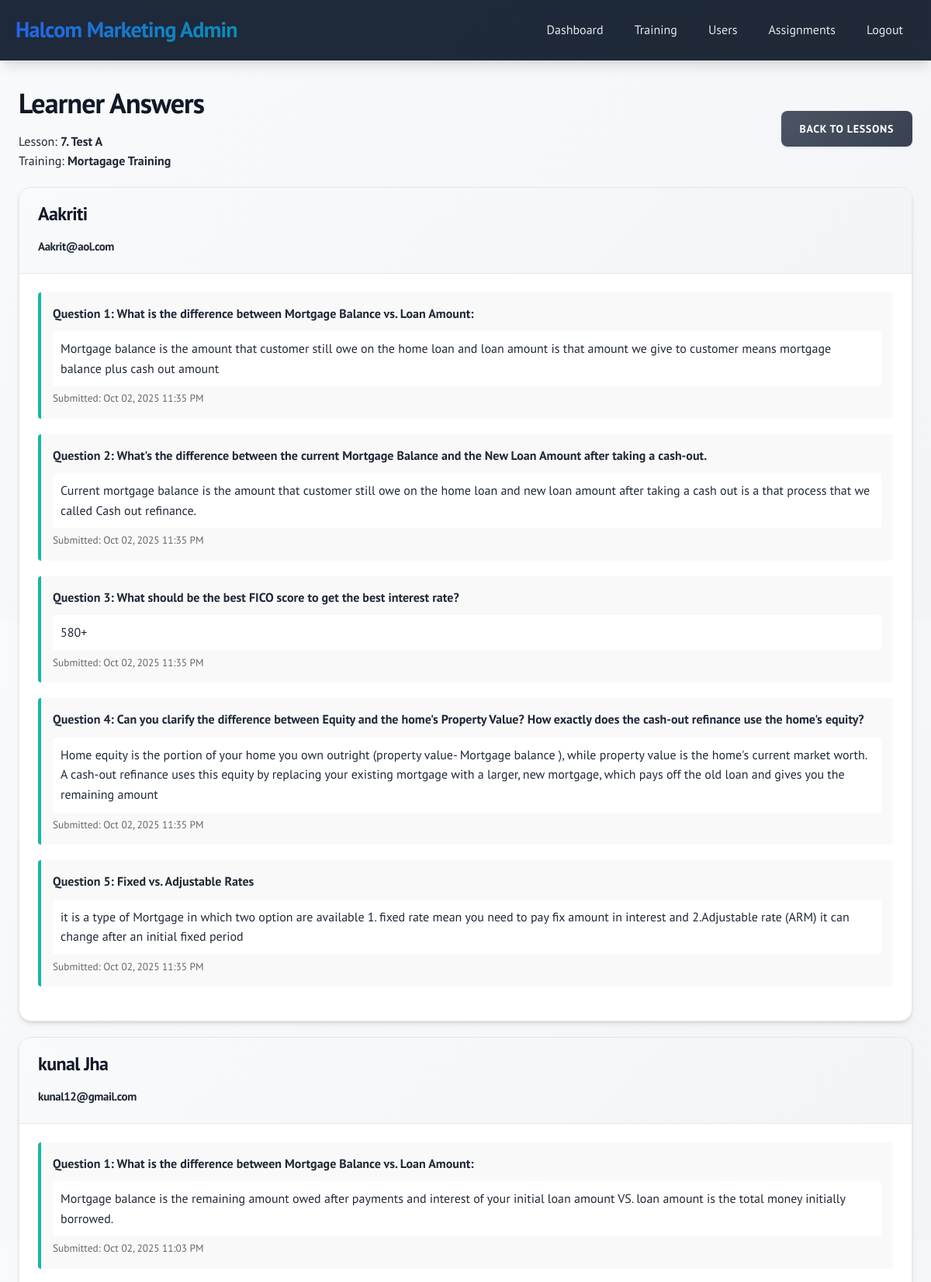
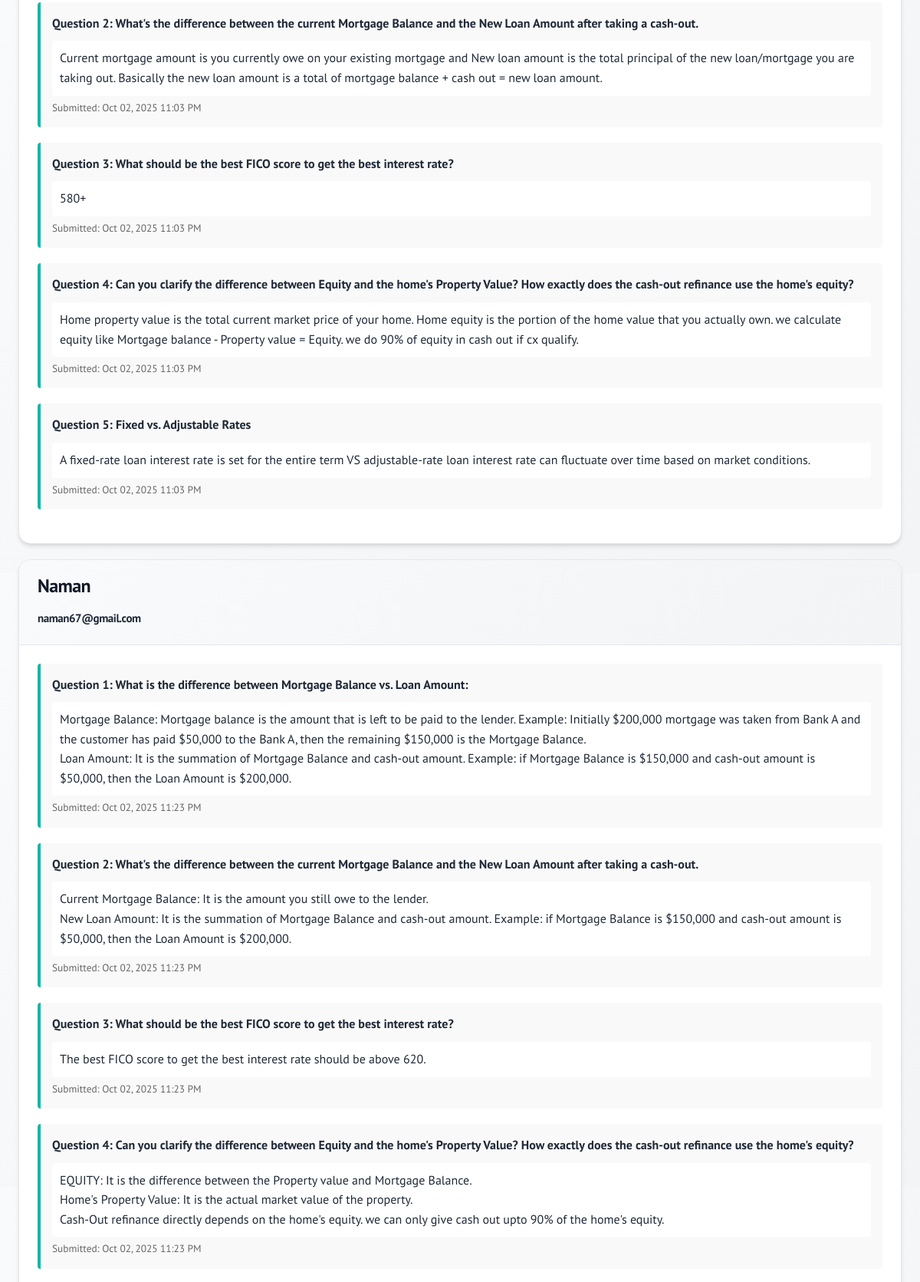
The app's page /admin/lesson_answers.php?lesson_id=14 (signed in, upper part) with its own data (2 pictures, top to bottom).
### tables this page shows
CREATE TABLE `lessons` (
  `id` int(11) NOT NULL AUTO_INCREMENT,
  `course_id` int(11) NOT NULL,
  `title` varchar(200) NOT NULL,
  `content` text DEFAULT NULL,
  `video_url` varchar(500) DEFAULT NULL,
  `embed_code` text DEFAULT NULL,
  `audio_url` varchar(500) DEFAULT NULL,
  `reference_files` text DEFAULT NULL,
  `position` int(11) NOT NULL DEFAULT 1,
  `created_at` timestamp NOT NULL DEFAULT current_timestamp(),
  PRIMARY KEY (`id`),
  KEY `course_id` (`course_id`),
  CONSTRAINT `lessons_ibfk_1` FOREIGN KEY (`course_id`) REFERENCES `courses` (`id`) ON DELETE CASCADE
);

CREATE TABLE `courses` (
  `id` int(11) NOT NULL AUTO_INCREMENT,
  `title` varchar(200) NOT NULL,
  `description` text DEFAULT NULL,
  `created_by` int(11) NOT NULL,
  `created_at` timestamp NOT NULL DEFAULT current_timestamp(),
  PRIMARY KEY (`id`),
  KEY `created_by` (`created_by`),
  CONSTRAINT `courses_ibfk_1` FOREIGN KEY (`created_by`) REFERENCES `users` (`id`) ON DELETE CASCADE
);

CREATE TABLE `lesson_answers` (
  `id` int(11) NOT NULL AUTO_INCREMENT,
  `user_id` int(11) NOT NULL,
  `lesson_question_id` int(11) NOT NULL,
  `answer_text` text DEFAULT NULL,
  `submitted_at` timestamp NOT NULL DEFAULT current_timestamp(),
  PRIMARY KEY (`id`),
  UNIQUE KEY `unique_user_question` (`user_id`,`lesson_question_id`),
  KEY `lesson_question_id` (`lesson_question_id`),
  CONSTRAINT `lesson_answers_ibfk_1` FOREIGN KEY (`user_id`) REFERENCES `users` (`id`) ON DELETE CASCADE,
  CONSTRAINT `lesson_answers_ibfk_2` FOREIGN KEY (`lesson_question_id`) REFERENCES `lesson_questions` (`id`) ON DELETE CASCADE
);

CREATE TABLE `lesson_questions` (
  `id` int(11) NOT NULL AUTO_INCREMENT,
  `lesson_id` int(11) NOT NULL,
  `question_text` text NOT NULL,
  `position` int(11) NOT NULL DEFAULT 1,
  `created_at` timestamp NOT NULL DEFAULT current_timestamp(),
  PRIMARY KEY (`id`),
  KEY `lesson_id` (`lesson_id`),
  CONSTRAINT `lesson_questions_ibfk_1` FOREIGN KEY (`lesson_id`) REFERENCES `lessons` (`id`) ON DELETE CASCADE
);

### admin/lesson_answers.php (the view, shortened to what this page needs)
<?php
$pdo = getDBConnection();
$lesson_id = $_GET['lesson_id'] ?? null;
$stmt = $pdo->prepare("
    SELECT l.*, c.title as course_title, c.id as course_id
    FROM lessons l
    JOIN courses c ON l.course_id = c.id
    WHERE l.id = ?
");
$stmt->execute([$lesson_id]);
$lesson = $stmt->fetch();
$stmt = $pdo->prepare("SELECT * FROM lesson_questions WHERE lesson_id = ? ORDER BY position ASC");
$stmt->execute([$lesson_id]);
$questions = $stmt->fetchAll();
$stmt = $pdo->prepare("
    SELECT la.*, u.name as user_name, u.email, lq.question_text, lq.position
    FROM lesson_answers la
    JOIN users u ON la.user_id = u.id
    JOIN lesson_questions lq ON la.lesson_question_id = lq.id
    WHERE lq.lesson_id = ?
    ORDER BY u.name, lq.position
");
$stmt->execute([$lesson_id]);
$all_answers = $stmt->fetchAll();
$answers_by_user = [];
foreach ($all_answers as $answer) {
    if (!isset($answers_by_user[$answer['user_name']])) {
        $answers_by_user[$answer['user_name']] = [
            'email' => $answer['email'],
            'answers' => []
        ];
    }
    $answers_by_user[$answer['user_name']]['answers'][] = $answer;
}
?>
<!DOCTYPE html>
<html lang="en">
<head>
    <link rel="stylesheet" href="../assets/css/style.css">
</head>
<body>
    <div class="header">
        <div class="header-content">
            <div class="logo">Halcom Marketing Admin</div>
            <div class="nav">
                <a href="dashboard.php">Dashboard</a>
                <a href="trainings.php">Training</a>
                <a href="users.php">Users</a>
                <a href="training_assignments.php">Assignments</a>
                <a href="../auth/logout.php">Logout</a>
            </div>
        </div>
    </div>
    <div class="container">
        <div class="d-flex justify-between align-center mb-20">
            <div>
                <h1>Learner Answers</h1>
                <p>Lesson: <strong><?php echo htmlspecialchars($lesson['title']); ?></strong></p>
                <p>Training: <strong><?php echo htmlspecialchars($lesson['course_title']); ?></strong></p>
            </div>
            <a href="lessons.php?course_id=<?php echo $lesson['course_id']; ?>" class="btn btn-secondary">Back to Lessons</a>
        </div>
        <?php if (empty($questions)): ?>
            <div class="alert alert-info">
                No questions have been added to this lesson yet.
            </div>
        <?php elseif (empty($answers_by_user)): ?>
            <div class="alert alert-info">
                No learners have submitted answers yet.
            </div>
        <?php else: ?>
            <?php foreach ($answers_by_user as $user_name => $user_data): ?>
                <div class="card mb-20">
                    <div class="card-header">
                        <h3><?php echo htmlspecialchars($user_name); ?></h3>
                        <small><?php echo htmlspecialchars($user_data['email']); ?></small>
                    </div>
                    <div class="card-body">
                        <?php foreach ($user_data['answers'] as $answer): ?>
                            <div class="mb-20" style="padding: 15px; background: #f9f9f9; border-left: 4px solid #14B8A6; border-radius: 4px;">
                                <p style="margin: 0 0 10px 0; font-weight: 600;">
                                    Question <?php echo $answer['position']; ?>:
                                    <?php echo nl2br(htmlspecialchars($answer['question_text'])); ?>
                                </p>
                                <p style="margin: 0; padding: 10px; background: white; border-radius: 4px;">
                                    <?php echo nl2br(htmlspecialchars($answer['answer_text'])); ?>
                                </p>
                                <small style="color: #666; margin-top: 5px; display: block;">
                                    Submitted: <?php echo date('M d, Y g:i A', strtotime($answer['submitted_at'])); ?>
                                </small>
                            </div>
                        <?php endforeach; ?>
                    </div>
                </div>
            <?php endforeach; ?>
        <?php endif; ?>
    </div>
</body>
</html>

### assets/css/style.css (style rules this page uses)
* { margin: 0; padding: 0; box-sizing: border-box; }
:root { --primary-color: #2563eb; --primary-hover: #1d4ed8; --secondary-color: #64748b; --success-color: #059669; --danger-color: #dc2626; --warning-color: #d97706; --info-color: #0891b2; --dark-color: #1e293b; --light-color: #f8fafc; --white: #ffffff; --gray-50: #f9fafb; --gray-100: #f3f4f6; --gray-200: #e5e7eb; --gray-300: #d1d5db; --gray-400: #9ca3af; --gray-500: #6b7280; --gray-600: #4b5563; --gray-700: #374151; --gray-800: #1f2937; --gray-900: #111827; --shadow-sm: 0 1px 2px 0 rgb(0 0 0 / 0.05); --shadow: 0 1px 3px 0 rgb(0 0 0 / 0.1), 0 1px 2px -1px rgb(0 0 0 / 0.1); --shadow-md: 0 4px 6px -1px rgb(0 0 0 / 0.1), 0 2px 4px -2px rgb(0 0 0 / 0.1); --shadow-lg: 0 10px 15px -3px rgb(0 0 0 / 0.1), 0 4px 6px -4px rgb(0 0 0 / 0.1); --shadow-xl: 0 20px 25px -5px rgb(0 0 0 / 0.1), 0 8px 10px -6px rgb(0 0 0 / 0.1); --border-radius: 0.5rem; --border-radius-lg: 0.75rem; --border-radius-xl: 1rem; --transition: all 0.2s cubic-bezier(0.4, 0, 0.2, 1); }
body { font-family: "PT Sans", sans-serif; line-height: 1.6; color: var(--gray-800); background: linear-gradient(135deg, var(--gray-50) 0%, var(--gray-100) 100%); min-height: 100vh; }
.container { max-width: 1200px; margin: 0 auto; padding: 20px; }
.header { background: linear-gradient(135deg, var(--dark-color) 0%, var(--gray-800) 100%); color: var(--white); padding: 1rem 0; box-shadow: var(--shadow-lg); border-bottom: 1px solid var(--gray-200); position: sticky; top: 0; z-index: 1000; backdrop-filter: blur(10px); }
.header-content { max-width: 1200px; margin: 0 auto; padding: 0 20px; display: flex; justify-content: space-between; align-items: center; }
.logo { font-size: 1.75rem; font-weight: 700; background: linear-gradient(135deg, var(--primary-color) 0%, var(--info-color) 100%); -webkit-background-clip: text; -webkit-text-fill-color: transparent; background-clip: text; letter-spacing: -0.025em; }
.nav { display: flex; gap: 8px; align-items: center; }
.nav a { color: var(--gray-200); text-decoration: none; padding: 10px 16px; border-radius: var(--border-radius); transition: var(--transition); font-weight: 500; position: relative; overflow: hidden; }
.nav a::before { content: ''; position: absolute; top: 0; left: -100%; width: 100%; height: 100%; background: linear-gradient(90deg, transparent, rgba(255, 255, 255, 0.2), transparent); transition: left 0.5s; }
.btn { padding: 12px 24px; border: none; border-radius: var(--border-radius); cursor: pointer; font-size: 0.875rem; font-weight: 600; text-decoration: none; display: inline-flex; align-items: center; justify-content: center; text-align: center; transition: var(--transition); position: relative; overflow: hidden; text-transform: uppercase; letter-spacing: 0.05em; min-height: 44px; }
.btn::before { content: ''; position: absolute; top: 0; left: -100%; width: 100%; height: 100%; background: linear-gradient(90deg, transparent, rgba(255, 255, 255, 0.2), transparent); transition: left 0.5s; }
.btn-secondary { background: linear-gradient(135deg, var(--gray-600) 0%, var(--gray-700) 100%); color: var(--white); box-shadow: var(--shadow); }
.card { background: var(--white); border-radius: var(--border-radius-xl); box-shadow: var(--shadow-md); overflow: hidden; margin-bottom: 24px; border: 1px solid var(--gray-200); transition: var(--transition); }
.card-header { background: linear-gradient(135deg, var(--gray-50) 0%, var(--gray-100) 100%); padding: 20px 24px; border-bottom: 1px solid var(--gray-200); font-weight: 700; color: var(--gray-800); font-size: 1.125rem; letter-spacing: -0.025em; }
.card-body { padding: 24px; }
h1, h2, h3, h4, h5, h6 { font-weight: 700; letter-spacing: -0.025em; line-height: 1.2; color: var(--gray-900); }
h1 { font-size: 2.25rem; margin-bottom: 1rem; }
h3 { font-size: 1.5rem; margin-bottom: 0.75rem; }
.container { max-width: 1400px; margin: 0 auto; padding: 32px 24px; }
.mb-20 { margin-bottom: 20px; }
.d-flex { display: flex; }
.justify-between { justify-content: space-between; }
.align-center { align-items: center; }

### records on screen
lessons: title "7. Test A", course.title "Mortagage Training"
lesson_answers: lesson_question.position "1", lesson_question.question_text "What is the difference between Mortgage Balance vs. Loan Amount:", answer_text "Mortgage balance is the amount that customer still owe on the home loan and loan amount is that amount we give to customer means mortgage balance plus cash out amount", submitted_at "Oct 02, 2025 11:35 PM"
lesson_answers: lesson_question.position "2", lesson_question.question_text "What's the difference between the current Mortgage Balance and the New Loan Amount after taking a cash-out.", answer_text "Current mortgage balance is the amount that customer still owe on the home loan and new loan amount after taking a cash out is a that process that we called Cash out refinance.", submitted_at "Oct 02, 2025 11:35 PM"
lesson_answers: lesson_question.position "3", lesson_question.question_text "What should be the best FICO score to get the best interest rate?", answer_text "580+", submitted_at "Oct 02, 2025 11:35 PM"
lesson_answers: lesson_question.position "4", lesson_question.question_text "Can you clarify the difference between Equity and the home's Property Value? How exactly does the cash-out refinance use the home's equity?", answer_text "Home equity is the portion of your home you own outright (property value- Mortgage balance ), while property value is the home's current market worth. A cash-out refinance uses this equity by replacing your existing mortgage with a larger, new mortgage, which pays off the old loan and gives you the remaining amount", submitted_at "Oct 02, 2025 11:35 PM"
lesson_answers: lesson_question.position "5", lesson_question.question_text "Fixed vs. Adjustable Rates", answer_text "it is a type of Mortgage in which two option are available 1. fixed rate mean you need to pay fix amount in interest and 2.Adjustable rate (ARM) it can change after an initial fixed period", submitted_at "Oct 02, 2025 11:35 PM"
lesson_answers: lesson_question.position "1", lesson_question.question_text "What is the difference between Mortgage Balance vs. Loan Amount:", answer_text "Mortgage balance is the remaining amount owed after payments and interest of your initial loan amount VS. loan amount is the total money initially borrowed.", submitted_at "Oct 02, 2025 11:03 PM"
lesson_answers: lesson_question.position "2", lesson_question.question_text "What's the difference between the current Mortgage Balance and the New Loan Amount after taking a cash-out.", answer_text "Current mortgage amount is you currently owe on your existing mortgage and New loan amount is the total principal of the new loan/mortgage you are taking out. Basically the new loan amount is a total of mortgage balance + cash out = new loan amount.", submitted_at "Oct 02, 2025 11:03 PM"
lesson_answers: lesson_question.position "3", lesson_question.question_text "What should be the best FICO score to get the best interest rate?", answer_text "580+", submitted_at "Oct 02, 2025 11:03 PM"
lesson_answers: lesson_question.position "4", lesson_question.question_text "Can you clarify the difference between Equity and the home's Property Value? How exactly does the cash-out refinance use the home's equity?", answer_text "Home property value is the total current market price of your home. Home equity is the portion of the home value that you actually own. we calculate equity like Mortgage balance - Property value = Equity. we do 90% of equity in cash out if cx qualify.", submitted_at "Oct 02, 2025 11:03 PM"
lesson_answers: lesson_question.position "5", lesson_question.question_text "Fixed vs. Adjustable Rates", answer_text "A fixed-rate loan interest rate is set for the entire term VS adjustable-rate loan interest rate can fluctuate over time based on market conditions.", submitted_at "Oct 02, 2025 11:03 PM"
lesson_answers: lesson_question.position "1", lesson_question.question_text "What is the difference between Mortgage Balance vs. Loan Amount:", answer_text "Mortgage Balance: Mortgage balance is the amount that is left to be paid to the lender. Example: Initially $200,000 mortgage was taken from Bank A and the customer has paid $50,000 to the Bank A, then the remaining $150,000 is the Mortgage Balance. Loan Amount: It is the summation of Mortgage Balance and cash-out amount. Example: if Mortgage Balance is $150,000 and cash-out amount is $50,000, then the Loan Amount is $200,000.", submitted_at "Oct 02, 2025 11:23 PM"
lesson_answers: lesson_question.position "2", lesson_question.question_text "What's the difference between the current Mortgage Balance and the New Loan Amount after taking a cash-out.", answer_text "Current Mortgage Balance: It is the amount you still owe to the lender. New Loan Amount: It is the summation of Mortgage Balance and cash-out amount. Example: if Mortgage Balance is $150,000 and cash-out amount is $50,000, then the Loan Amount is $200,000.", submitted_at "Oct 02, 2025 11:23 PM"
lesson_answers: lesson_question.position "3", lesson_question.question_text "What should be the best FICO score to get the best interest rate?", answer_text "The best FICO score to get the best interest rate should be above 620.", submitted_at "Oct 02, 2025 11:23 PM"
lesson_answers: lesson_question.position "4", lesson_question.question_text "Can you clarify the difference between Equity and the home's Property Value? How exactly does the cash-out refinance use the home's equity?", answer_text "EQUITY: It is the difference between the Property value and Mortgage Balance. Home's Property Value: It is the actual market value of the property. Cash-Out refinance directly depends on the home's equity. we can only give cash out upto 90% of the home's equity.", submitted_at "Oct 02, 2025 11:23 PM"

### other values on screen
$user_name "Aakriti"
$user_data['email'] "Aakrit@aol.com"
$user_name "kunal Jha"
$user_data['email'] "kunal12@gmail.com"
$user_name "Naman"
$user_data['email'] "naman67@gmail.com"
